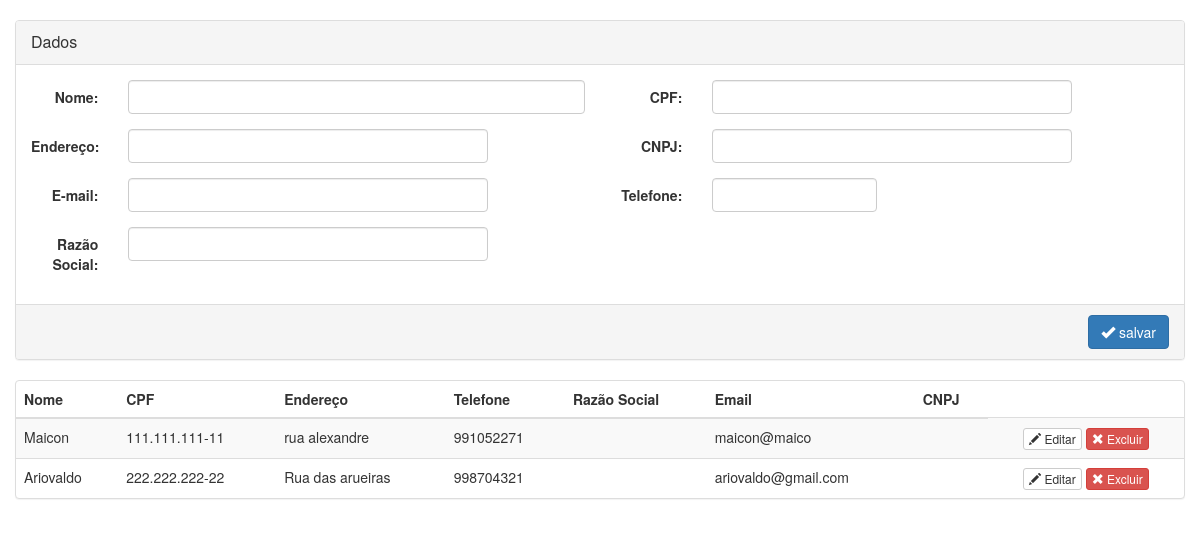
The page / on the database its author committed.
### tables this page shows
CREATE TABLE `usuarios` (
  `id` bigint(20) UNSIGNED NOT NULL,
  `nome` varchar(100) NOT NULL,
  `senha` varchar(10) NOT NULL,
  `telefone` varchar(12) NOT NULL,
  `email` varchar(100) NOT NULL,
  `endereco` varchar(100) NOT NULL,
  `cpf` varchar(14) NOT NULL,
  `cnpj` varchar(16) NOT NULL,
  `razao_social` varchar(100) NOT NULL
);

### index.php (the view, shortened to what this page needs)
<?php
try {
    $conexao = new PDO("mysql:host=localhost;dbname=lar_sao_vicente", "root", "");
    $conexao->setAttribute(PDO::ATTR_ERRMODE, PDO::ERRMODE_EXCEPTION);
    $conexao->exec("set names utf8");
} catch (PDOException $erro) {
    echo "<p class=\"bg-danger\">Erro na conexão:" . $erro->getMessage() . "</p>";
}
?>
<!DOCTYPE html>
<html lang="pt-br">
    <head>
        <link href="assets/css/bootstrap.css" type="text/css" rel="stylesheet" />
    </head>
    <body>
        <div class="container">
            <header class="row">
                <br />
            </header>
            <article>
                <div class="row">
                    <form action="?act=save" method="POST" name="form1" class="form-horizontal" >
                        <div class="panel panel-default">
                            <div class="panel-heading">
                                <span class="panel-title">Dados</span>
                            </div>
                            <div class="panel-body">
                                <div class="form-group">
                                    <label for="nome" class="col-sm-1 control-label">Nome:</label>
                                    <div class="col-md-5">
                                        <input type="text" name="nome" value="<?php
                                        echo (isset($nome) && ($nome != null || $nome != "")) ? $nome : '';
                                        ?>" class="form-control"/>
                                    </div>
                                    <label for="cpf" class="col-sm-1 control-label">CPF:</label>
                                    <div class="col-md-4">
                                        <input type="text" name="cpf" value="<?php
                                        echo (isset($cpf) && ($cpf != null || $cpf != "")) ? $cpf : '';
                                        ?>" class="form-control" />
                                    </div>
                                </div>
                                <div class="form-group">
                                    <label for="endereco" class="col-sm-1 control-label">Endereço:</label>
                                    <div class="col-md-4">
                                        <input type="text" name="endereco" value="<?php
                                        echo (isset($endereco) && ($endereco != null || $endereco != "")) ? $endereco : '';
                                        ?>" class="form-control" />
                                    </div>
                                    <label for="cnpj" class="col-sm-2 control-label">CNPJ:</label>
                                    <div class="col-md-4">
                                        <input type="text" name="cnpj" value="<?php
                                        echo (isset($cnpj) && ($cnpj != null || $cnpj != "")) ? $cnpj : '';
                                        ?>" class="form-control" />
                                    </div>
                                </div>
                                <div class="form-group">
                                    <label for="email" class="col-sm-1 control-label">E-mail:</label>
                                    <div class="col-md-4">
                                        <input type="text" name="email" value="<?php
                                        echo (isset($email) && ($email != null || $email != "")) ? $email : '';
                                        ?>" class="form-control" />
                                    </div>
                                    <label for="telefone" class="col-sm-2 control-label">Telefone:</label>
                                    <div class="col-md-2">
                                        <input type="text" name="telefone" value="<?php
                                        echo (isset($telefone) && ($telefone != null || $telefone != "")) ? $telefone : '';
                                        ?>" class="form-control" />
                                    </div>
                                </div>
                                <div class="form-group">
                                    <label for="razao_social" class="col-sm-1 control-label">Razão Social:</label>
                                    <div class="col-md-4">
                                        <input type="text" name="razao_social" value="<?php
                                        echo (isset($razao_social) && ($razao_social != null || $razao_social != "")) ? $razao_social : '';
                                        ?>" class="form-control" />
                                    </div>
                                </div>
                            </div>
                            <div class="panel-footer">
                                <div class="clearfix">
                                    <div class="pull-right">
                                        <button type="submit" class="btn btn-primary" /><span class="glyphicon glyphicon-ok"></span> salvar</button>
                                    </div>
                                </div>
                            </div>
                        </div>
                    </form>
                </div>
                <div class="row">
                    <div class="panel panel-default">
                        <table class="table table-striped">
                            <thead>
                                <tr>
                                    <th>Nome</th>
                                    <th>CPF</th>
                                    <th>Endereço</th>
                                    <th>Telefone</th>
                                    <th>Razão Social</th>
                                    <th>Email</th>
                                    <th>CNPJ</th>
                                </tr>
                            </thead>
                            <tbody>
                                <?php
                                try {
                                    $stmt = $conexao->prepare("SELECT * FROM usuarios");
                                    if ($stmt->execute()) {
                                        while ($rs = $stmt->fetch(PDO::FETCH_OBJ)) {
                                            ?><tr>
                                                <td><?php echo $rs->nome; ?></td>
                                                <td><?php echo $rs->cpf; ?></td>
                                                <td><?php echo $rs->endereco; ?></td>
                                                <td><?php echo $rs->telefone; ?></td>
                                                <td><?php echo $rs->razao_social; ?></td>
												<td><?php echo $rs->email; ?></td>
												<td><?php echo $rs->cnpj; ?></td>
                                                <td><center>
                                            <a href="?act=upd&id=<?php echo $rs->id; ?>" class="btn btn-default btn-xs"><span class="glyphicon glyphicon-pencil"></span> Editar</a>
                                            <a href="?act=del&id=<?php echo $rs->id; ?>" class="btn btn-danger btn-xs" ><span class="glyphicon glyphicon-remove"></span> Excluir</a>
                                        </center>
                                        </td>
                                        </tr>
                                        <?php
                                    }
                                } else {
                                    echo "Erro: Não foi possível recuperar os dados do banco de dados";
                                }
                            } catch (PDOException $erro) {
                                echo "Erro: " . $erro->getMessage();
                            }
                            ?>
                            </tbody>
                        </table>
                    </div>
                </div>
            </article>
        </div>
    </body>
</html>

### rows shown on the page
usuarios: nome "Maicon", cpf "111.111.111-11", endereco "rua alexandre", telefone "991052271", email "maicon@maico"
usuarios: nome "Ariovaldo", cpf "222.222.222-22", endereco "Rua das arueiras", telefone "998704321", email "ariovaldo@gmail.com"
